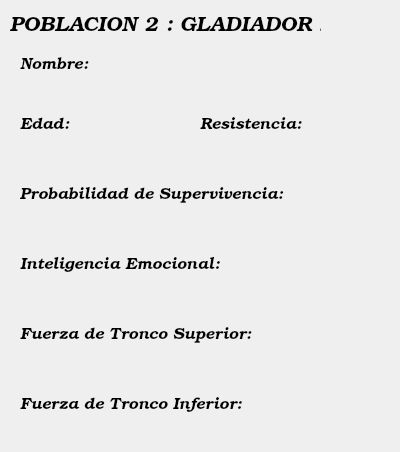
<?xml version="1.0" encoding="UTF-8"?>
<ui version="4.0">
 <class>NextGen2</class>
 <widget class="QWidget" name="NextGen2">
  <property name="geometry">
   <rect>
    <x>0</x>
    <y>0</y>
    <width>400</width>
    <height>452</height>
   </rect>
  </property>
  <property name="windowTitle">
   <string>Form</string>
  </property>
  <widget class="QLabel" name="label">
   <property name="geometry">
    <rect>
     <x>10</x>
     <y>10</y>
     <width>311</width>
     <height>31</height>
    </rect>
   </property>
   <property name="font">
    <font>
     <family>URW Bookman L</family>
     <pointsize>16</pointsize>
     <italic>true</italic>
    </font>
   </property>
   <property name="text">
    <string>POBLACION 2 : GLADIADOR 2</string>
   </property>
  </widget>
  <widget class="QLabel" name="label_3">
   <property name="geometry">
    <rect>
     <x>20</x>
     <y>110</y>
     <width>131</width>
     <height>31</height>
    </rect>
   </property>
   <property name="font">
    <font>
     <family>URW Bookman L</family>
     <pointsize>12</pointsize>
     <italic>true</italic>
    </font>
   </property>
   <property name="text">
    <string>Edad:</string>
   </property>
  </widget>
  <widget class="QLabel" name="label_8">
   <property name="geometry">
    <rect>
     <x>200</x>
     <y>110</y>
     <width>131</width>
     <height>31</height>
    </rect>
   </property>
   <property name="font">
    <font>
     <family>URW Bookman L</family>
     <pointsize>12</pointsize>
     <italic>true</italic>
    </font>
   </property>
   <property name="text">
    <string>Resistencia:</string>
   </property>
  </widget>
  <widget class="QLabel" name="label_6">
   <property name="geometry">
    <rect>
     <x>20</x>
     <y>320</y>
     <width>271</width>
     <height>31</height>
    </rect>
   </property>
   <property name="font">
    <font>
     <family>URW Bookman L</family>
     <pointsize>12</pointsize>
     <italic>true</italic>
    </font>
   </property>
   <property name="text">
    <string>Fuerza de Tronco Superior:</string>
   </property>
  </widget>
  <widget class="QLabel" name="label_9">
   <property name="geometry">
    <rect>
     <x>280</x>
     <y>40</y>
     <width>121</width>
     <height>131</height>
    </rect>
   </property>
   <property name="font">
    <font>
     <family>URW Bookman L</family>
     <pointsize>12</pointsize>
     <italic>true</italic>
    </font>
   </property>
   <property name="text">
    <string/>
   </property>
   <property name="pixmap">
    <pixmap resource="imagenes.qrc">:/imagenes/G1A.png</pixmap>
   </property>
   <property name="scaledContents">
    <bool>true</bool>
   </property>
  </widget>
  <widget class="QLabel" name="label_4">
   <property name="geometry">
    <rect>
     <x>20</x>
     <y>180</y>
     <width>321</width>
     <height>31</height>
    </rect>
   </property>
   <property name="font">
    <font>
     <family>URW Bookman L</family>
     <pointsize>12</pointsize>
     <italic>true</italic>
    </font>
   </property>
   <property name="text">
    <string>Probabilidad de Supervivencia:</string>
   </property>
  </widget>
  <widget class="QLabel" name="label_2">
   <property name="geometry">
    <rect>
     <x>20</x>
     <y>50</y>
     <width>91</width>
     <height>31</height>
    </rect>
   </property>
   <property name="font">
    <font>
     <family>URW Bookman L</family>
     <pointsize>12</pointsize>
     <italic>true</italic>
    </font>
   </property>
   <property name="text">
    <string>Nombre:</string>
   </property>
  </widget>
  <widget class="QLabel" name="label_5">
   <property name="geometry">
    <rect>
     <x>20</x>
     <y>250</y>
     <width>231</width>
     <height>31</height>
    </rect>
   </property>
   <property name="font">
    <font>
     <family>URW Bookman L</family>
     <pointsize>12</pointsize>
     <italic>true</italic>
    </font>
   </property>
   <property name="text">
    <string>Inteligencia Emocional:</string>
   </property>
  </widget>
  <widget class="QLabel" name="label_7">
   <property name="geometry">
    <rect>
     <x>20</x>
     <y>390</y>
     <width>261</width>
     <height>31</height>
    </rect>
   </property>
   <property name="font">
    <font>
     <family>URW Bookman L</family>
     <pointsize>12</pointsize>
     <italic>true</italic>
    </font>
   </property>
   <property name="text">
    <string>Fuerza de Tronco Inferior:</string>
   </property>
  </widget>
  <widget class="QLabel" name="inteligencia">
   <property name="geometry">
    <rect>
     <x>280</x>
     <y>250</y>
     <width>91</width>
     <height>31</height>
    </rect>
   </property>
   <property name="font">
    <font>
     <family>URW Bookman L</family>
     <pointsize>12</pointsize>
     <italic>true</italic>
    </font>
   </property>
   <property name="text">
    <string/>
   </property>
  </widget>
  <widget class="QLabel" name="nombre">
   <property name="geometry">
    <rect>
     <x>100</x>
     <y>50</y>
     <width>91</width>
     <height>31</height>
    </rect>
   </property>
   <property name="font">
    <font>
     <family>URW Bookman L</family>
     <pointsize>12</pointsize>
     <italic>true</italic>
    </font>
   </property>
   <property name="text">
    <string/>
   </property>
  </widget>
  <widget class="QLabel" name="tronco_superior">
   <property name="geometry">
    <rect>
     <x>280</x>
     <y>320</y>
     <width>91</width>
     <height>31</height>
    </rect>
   </property>
   <property name="font">
    <font>
     <family>URW Bookman L</family>
     <pointsize>12</pointsize>
     <italic>true</italic>
    </font>
   </property>
   <property name="text">
    <string/>
   </property>
  </widget>
  <widget class="QLabel" name="tronco_inferior">
   <property name="geometry">
    <rect>
     <x>280</x>
     <y>390</y>
     <width>91</width>
     <height>31</height>
    </rect>
   </property>
   <property name="font">
    <font>
     <family>URW Bookman L</family>
     <pointsize>12</pointsize>
     <italic>true</italic>
    </font>
   </property>
   <property name="text">
    <string/>
   </property>
  </widget>
  <widget class="QLabel" name="resistencia">
   <property name="geometry">
    <rect>
     <x>320</x>
     <y>110</y>
     <width>91</width>
     <height>31</height>
    </rect>
   </property>
   <property name="font">
    <font>
     <family>URW Bookman L</family>
     <pointsize>12</pointsize>
     <italic>true</italic>
    </font>
   </property>
   <property name="text">
    <string/>
   </property>
  </widget>
  <widget class="QLabel" name="probabilidad">
   <property name="geometry">
    <rect>
     <x>280</x>
     <y>180</y>
     <width>91</width>
     <height>31</height>
    </rect>
   </property>
   <property name="font">
    <font>
     <family>URW Bookman L</family>
     <pointsize>12</pointsize>
     <italic>true</italic>
    </font>
   </property>
   <property name="text">
    <string/>
   </property>
  </widget>
  <widget class="QLabel" name="edad">
   <property name="geometry">
    <rect>
     <x>90</x>
     <y>110</y>
     <width>91</width>
     <height>31</height>
    </rect>
   </property>
   <property name="font">
    <font>
     <family>URW Bookman L</family>
     <pointsize>12</pointsize>
     <italic>true</italic>
    </font>
   </property>
   <property name="text">
    <string/>
   </property>
  </widget>
 </widget>
 <resources>
  <include location="imagenes.qrc"/>
 </resources>
 <connections/>
</ui>
